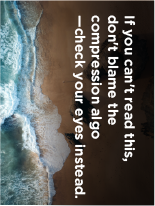
#> input picture User_Image.png, 155 x 206 px
$ jupyter execute svd_image_compression.ipynb
#> lines starting #> are read from the running program, lines starting #| are printed output that depends on the picture; long printed decimals are rounded
<a href="https://colab.research.google.com/github/Atharva-Karhale/Singular-Value-Decomposition-SVD-for-image-compression-and-analysis/blob/main/svd_image_compression.ipynb" target="_parent"></a>

[cell 1]
# This script performs Singular Value Decomposition (SVD) for a grayscale
# image and demonstrates image compression, error analysis, and energy preservation.

import numpy as np
import matplotlib.pyplot as plt
from PIL import Image
import os

# --- Q2: Singular Value Decomposition (SVD) for Image Compression ---

# The problem considers a grayscale image represented as a matrix A of size 150x100.
# We will first try to load a user-provided image and resize it.
# As a fallback, we will generate a dummy matrix if the image file is not found.

# Set the path to your image file here
image_path = 'User_Image.png'
A = None
original_color_image = None

if os.path.exists(image_path):
    print("--- Using user-provided image file ---")
    try:
        # Load the image
        original_color_image = Image.open(image_path)
#> original_color_image is the input picture: PIL image 155x206 RGBA; mean R, G, B, A 89.9, 88.5, 84.2, 252.2

        # Convert to grayscale ('L' mode)
        grayscale_image = original_color_image.convert('L')
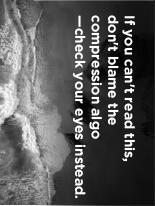
#> grayscale_image: PIL image 155x206 L; min 1, max 255, mean 88.4

        # Resize the grayscale image to the required dimensions (100 width x 150 height)
        # Note: PIL uses (width, height), so we specify (100, 150)
        resized_image = grayscale_image.resize((100, 150))
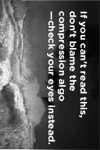
#> resized_image: PIL image 100x150 L; min 0, max 255, mean 88.3

        # Convert the resized image to a NumPy array, which serves as our matrix A
        A = np.array(resized_image)
        print(f"Image loaded and resized. Matrix A has shape: {A.shape}")
#| Image loaded and resized. Matrix A has shape: (150, 100)

        # Display the image conversion steps
        plt.figure(figsize=(15, 5))

        plt.subplot(1, 3, 1)
        plt.imshow(original_color_image)
        plt.title('1. Original Image (Color)')
        plt.axis('off')

        plt.subplot(1, 3, 2)
        plt.imshow(grayscale_image, cmap='gray')
        plt.title('2. Converted to Grayscale')
        plt.axis('off')

        plt.subplot(1, 3, 3)
        plt.imshow(A, cmap='gray')
        plt.title('3. Final Resized Image')
        plt.axis('off')

        plt.suptitle('Image Preprocessing Steps', y=1.02)
        plt.tight_layout()
        plt.show()
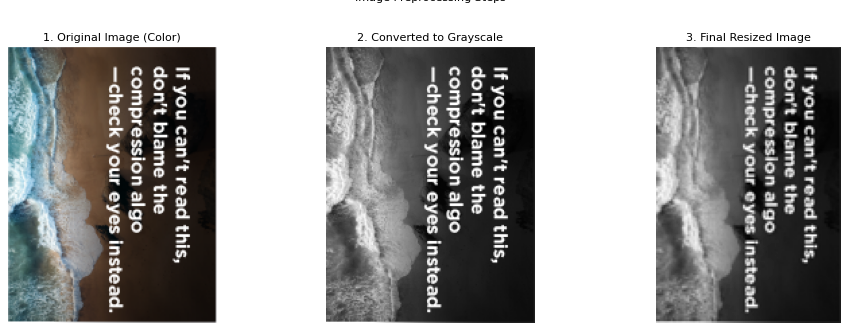
#> figure drawn by matplotlib, 3 panels

    except Exception as e:
        print(f"Error loading or processing image: {e}")
        print("Falling back to a randomly generated matrix.")
        A = None # Fallback trigger

# If A is still None (either file not found or error occurred), generate a random matrix
if A is None:
    print("--- No image file found or error occurred. Generating random matrix ---")
    # We set a random seed for reproducibility.
    np.random.seed(42)
    A = np.random.randint(0, 256, size=(150, 100), dtype=np.uint8)

# --- Part (a): Perform SVD ---

# Compute the Singular Value Decomposition of A.
# The numpy.linalg.svd function returns U, a 1D array of singular values S, and Vt.
# A = U * S * Vt (in matrix form).
U, S, Vt = np.linalg.svd(A)
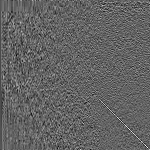
#> U: shape (150, 150) float64; min -0.376, max 0.586, mean -0.000611; drawn with min black and max white
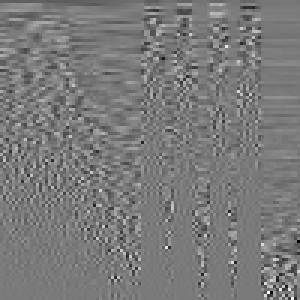
#> Vt: shape (100, 100) float64 (shown 3 times larger); min -0.63, max 0.68, mean -0.000837; drawn with min black and max white
#> S = 100 values, max 12437.5 at index 0, min 3.39 at index 99, mean 396.7

print("--- Part (a) Outputs ---")
print("Singular Values (top 10):")
# Round the singular values to 8 decimals as per assignment instructions
print(np.round(S[:10], 8))
#| [12437.543  2463.530  1986.791  1708.096
#|   1431.066  1319.156   969.466    911.133
#|    881.882   822.498]
print("\nShape of U:", U.shape)
#| Shape of U: (150, 150)
print("Shape of S (singular values):", S.shape)
#| Shape of S (singular values): (100,)
print("Shape of Vt:", Vt.shape)
#| Shape of Vt: (100, 100)
print("-" * 30)

# --- Part (b): Reconstruction with Multiple Ranks ---

k_values = [5, 10, 20, 40, 60]

# Set up the plot for displaying the images side-by-side
plt.figure(figsize=(18, 8))

# Display the original image first
plt.subplot(1, len(k_values) + 1, 1)
plt.imshow(A, cmap='gray')
plt.title('Original Image')
plt.axis('off')

print("\n--- Part (b) Outputs (Reconstruction) ---")
print("Generating and displaying images for k values:", k_values)

# Loop through each k to perform reconstruction
for i, k in enumerate(k_values):
    # Take the top-k singular values from S and create a diagonal matrix
    S_k = np.diag(S[:k])

    # Take the first k columns of U
    U_k = U[:, :k]

    # Take the first k rows of Vt
    Vt_k = Vt[:k, :]

    # Reconstruct the matrix A_k
    A_k = U_k @ S_k @ Vt_k

    # Display the reconstructed image in a subplot
    plt.subplot(1, len(k_values) + 1, i + 2)
    plt.imshow(A_k, cmap='gray')
    plt.title(f'Rank {k} Approx.')
    plt.axis('off')
#> this loop made 5 passes
#> pass 1, `A_k = U_k @ S_k @ Vt_k`:
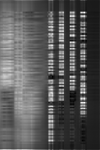
#> A_k: shape (150, 100) float64; min -24.13, max 306.4, mean 88.1; drawn with min black and max white
#> pass 2, `A_k = U_k @ S_k @ Vt_k`:
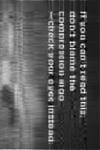
#> A_k: shape (150, 100) float64; min -30.52, max 318.7, mean 88.2; drawn with min black and max white

plt.tight_layout()
plt.suptitle('Image Reconstruction using SVD', y=1.02)
plt.show()
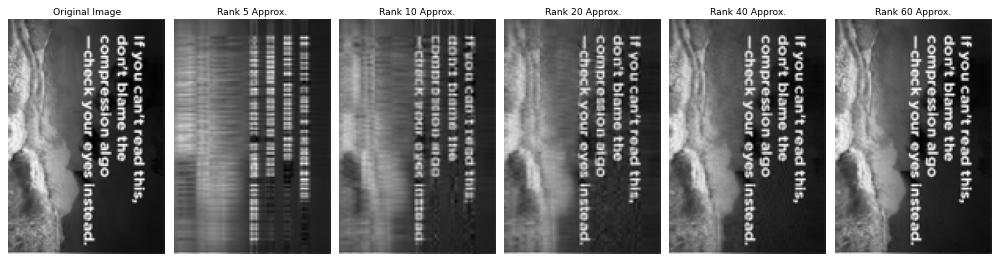
#> figure drawn by matplotlib, 6 panels


# --- Part (c): Error Analysis ---

# Compute the Frobenius norm of reconstruction error for each k
# The error E_k is equal to the square root of the sum of the squared
# singular values that were truncated (S[k:]).
error_values = []
for k in k_values:
    # Get the singular values that were not used
    S_truncated = S[k:]
    # Compute the Frobenius norm of the error
    error = np.sqrt(np.sum(S_truncated**2))
    error_values.append(error)
#> this loop made 5 passes
#> error on passes 1 to 5: 3275.1, 2400.3, 1383.4, 534.1, 187.9
#> after the loop, error_values = [3275.1, 2400.3, 1383.4, 534.1, 187.9]

print("\n--- Part (c) Outputs (Error Analysis) ---")
print("Computed Frobenius norms of reconstruction error (rounded to 8 decimals):")
for i, k in enumerate(k_values):
    print(f"  k = {k}: {np.round(error_values[i], 8)}")

# Plot the reconstruction error as a function of k
plt.figure(figsize=(10, 6))
plt.plot(k_values, error_values, marker='o', linestyle='-')
plt.xlabel('Rank (k)')
plt.ylabel('Frobenius Norm of Reconstruction Error ($||A-A_k||_F$)')
plt.title('Reconstruction Error vs. Rank')
plt.grid(True)
plt.show()
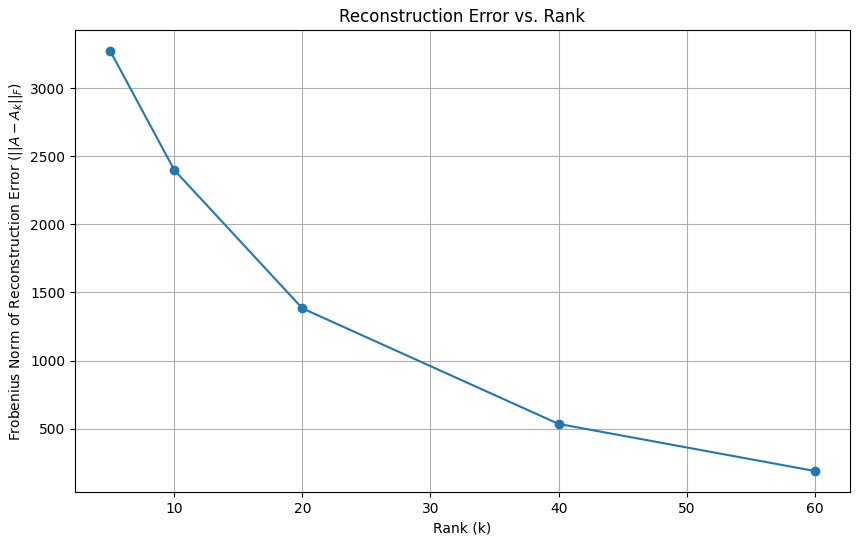
#> figure drawn by matplotlib, 1 panel


# --- Part (d): Energy Preservation ---

# Compute the proportion of energy preserved for each k
# Energy(k) = (sum of squares of top k singular values) / (sum of squares of all singular values)
energy_values = []
total_energy = np.sum(S**2)
#> total_energy = 180400389

for k in k_values:
    preserved_energy = np.sum(S[:k]**2)
    proportion = preserved_energy / total_energy
    energy_values.append(proportion)
#> this loop made 5 passes
#> (k, preserved_energy, proportion) on passes 1 to 5: (5, 169674336.8, 0.941), (10, 174638756.9, 0.968), (20, 178486519.6, 0.989), (40, 180115158.9, 0.998), (60, 180365068.3, 1)
#> after the loop, energy_values = [0.941, 0.968, 0.989, 0.998, 1]

print("\n--- Part (d) Outputs (Energy Preservation) ---")
print("Computed proportion of energy preserved (rounded to 8 decimals):")
for i, k in enumerate(k_values):
    print(f"  k = {k}: {np.round(energy_values[i], 8)}")
#> this loop made 5 passes
#> k on passes 1 to 5: 5, 10, 20, 40, 60
#|   k = 5: 0.9405
#|   k = 10: 0.9681
#|   k = 20: 0.9894
#|   k = 40: 0.9984
#|   k = 60: 0.9998

# Plot the energy preservation as a function of k
plt.figure(figsize=(10, 6))
plt.plot(k_values, energy_values, marker='o', linestyle='-')
plt.xlabel('Rank (k)')
plt.ylabel('Proportion of Energy Preserved')
plt.title('Energy Preservation vs. Rank')
plt.grid(True)
plt.show()
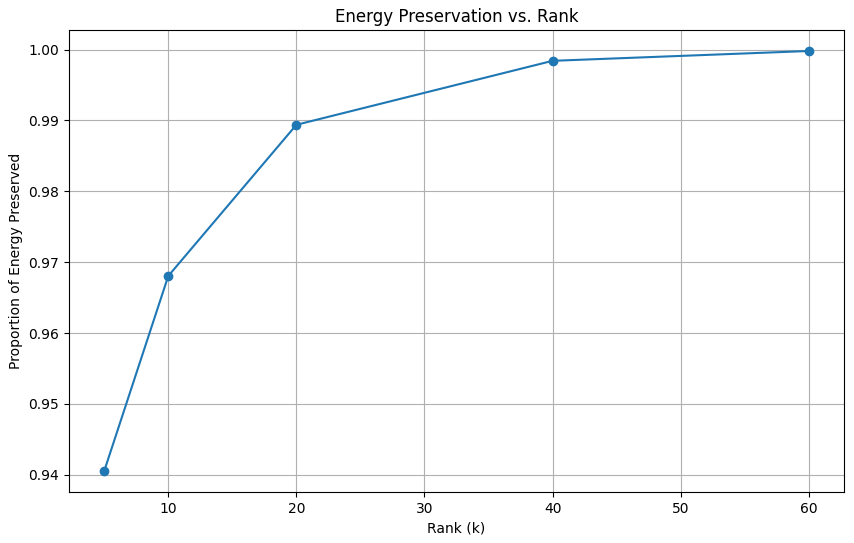
#> figure drawn by matplotlib, 1 panel
